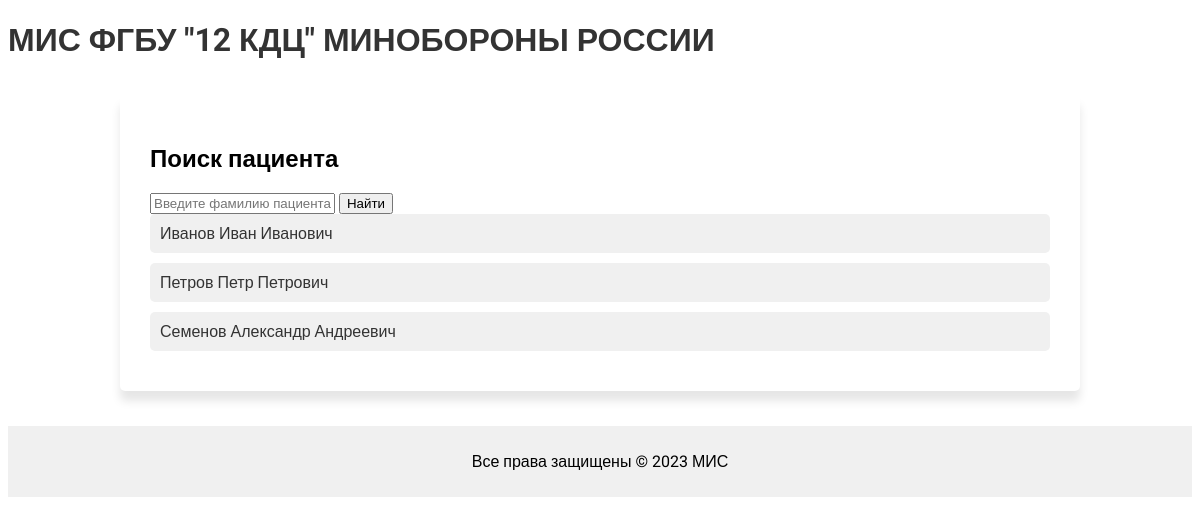
The page /search-patient/ on the database its author committed.
### medical/models.py (models this page shows, shortened)
class Patient(models.Model):
    full_name = models.CharField(verbose_name='ФИО', max_length=100)
    gender = models.CharField(verbose_name='Пол', max_length=10, choices=[('M', 'Мужской'), ('F', 'Женский')])
    birth_date = models.DateField(verbose_name='Дата рождения')
    insurance_number = models.CharField(verbose_name='Номер полиса', max_length=20)
    snils_number = models.CharField(verbose_name='Номер СНИЛС', max_length=20)
    military_rank = models.CharField(verbose_name='Воинское звание', max_length=50, blank=True, null=True)
    address = models.CharField(verbose_name='Адрес проживания', max_length=100)
    contact_number = models.CharField(verbose_name='Контактный номер', max_length=20)
    email = models.EmailField(verbose_name='Эл. почта', max_length=100)
    medical_history = models.TextField(verbose_name='Анамнез заболеваний')
    chronic_conditions = models.TextField(verbose_name='Хронические заболевания')
    surgeries = models.TextField(verbose_name='История операций и процедур')
    allergies = models.TextField(verbose_name='Аллергические реакции и непереносимость лекарств')
    medical_tests = models.TextField(verbose_name='Результаты медицинских обследований')
    prescriptions = models.TextField(verbose_name='Рецепты и назначения лекарств')

### medical/views.py (the view)
# urls.py: path('search-patient/', views.search_patient, name='search_patient'),
def search_patient(request):
    if request.method == 'POST':
        search_query = request.POST.get('search_query')
        patients = Patient.objects.filter(full_name__icontains=search_query)
    else:
        patients = Patient.objects.all()
    return render(request, 'search_patient.html', {'patients': patients})

### medical/context_processors.py (called while the page is built)
def is_medregistrator(request):
    return {
        'is_medregistrator': request.user.groups.filter(name='Медрегистратор').exists()
    }

def is_doctor(request):
    return {
        'is_doctor': request.user.groups.filter(name='Doctors').exists()
    }

### medical/templates/search_patient.html (shortened to what this page needs)
{% extends 'base.html' %}
{% block content %}
<h2>Поиск пациента</h2>
<form method="POST" action="{% url 'search_patient' %}">
    <input type="text" name="search_query" placeholder="Введите фамилию пациента">
    <button type="submit">Найти</button>
</form>
<ul>
    {% for patient in patients %}
    <li><a href="{% url 'patient_profile' patient_id=patient.id %}">{{ patient.full_name }}</a></li>
    {% empty %}
    <li>Нет доступных пациентов</li>
    {% endfor %}
</ul>
{% endblock %}

### medical/static/styles.css (style rules this page uses)
body { font-family: "Roboto", Arial, sans-serif; }
h1, h2, h3, h4, h5, h6 { font-family: "Roboto", Arial, sans-serif; font-weight: bold; }
ul { list-style: none; padding: 0; margin: 0; }
ul li { margin-bottom: 10px; }
ul li a { display: block; padding: 10px; background-color: #f0f0f0; color: #333; text-decoration: none; border-radius: 5px; transition: background-color 0.2s ease; }

### rows shown on the page
Patient: full_name "Иванов Иван Иванович"
Patient: full_name "Петров Петр Петрович"
Patient: full_name "Семенов Александр Андреевич"
